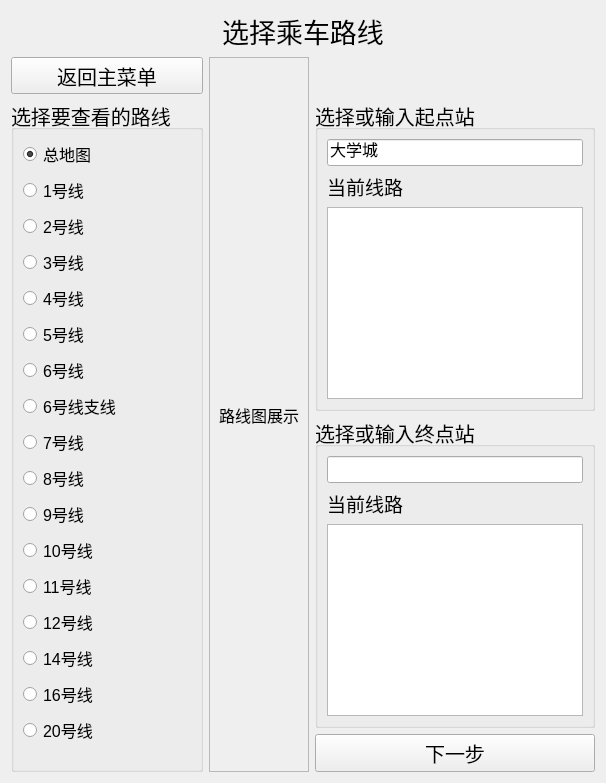
      <widget class="QWidget" name="pageRouteSelect">
       <layout class="QGridLayout" name="gridLayout_5" rowstretch="0,0,1,1,0" columnstretch="0,1,0">
        <item row="0" column="0" colspan="3">
         <widget class="QLabel" name="label_Title_RouteSelect">
          <property name="font">
           <font>
            <pointsize>20</pointsize>
           </font>
          </property>
          <property name="text">
           <string>选择乘车路线</string>
          </property>
          <property name="alignment">
           <set>Qt::AlignCenter</set>
          </property>
         </widget>
        </item>
        <item row="1" column="0">
         <widget class="QToolButton" name="tBtnHome_RouteSelect">
          <property name="sizePolicy">
           <sizepolicy hsizetype="Minimum" vsizetype="Fixed">
            <horstretch>0</horstretch>
            <verstretch>0</verstretch>
           </sizepolicy>
          </property>
          <property name="font">
           <font>
            <pointsize>15</pointsize>
           </font>
          </property>
          <property name="text">
           <string>返回主菜单</string>
          </property>
         </widget>
        </item>
        <item row="1" column="1" rowspan="4">
         <widget class="QScrollArea" name="scrollArea_Map_RouteSelect">
          <property name="widgetResizable">
           <bool>true</bool>
          </property>
          <widget class="QWidget" name="scrollArea_Map_RouteSelect_Widget">
           <property name="geometry">
            <rect>
             <x>0</x>
             <y>0</y>
             <width>772</width>
             <height>633</height>
            </rect>
           </property>
           <layout class="QGridLayout" name="gridLayout_4">
            <item row="0" column="0">
             <widget class="QLabel" name="label_Map_RouteSelect">
              <property name="font">
               <font>
                <pointsize>12</pointsize>
               </font>
              </property>
              <property name="text">
               <string>路线图展示</string>
              </property>
              <property name="alignment">
               <set>Qt::AlignCenter</set>
              </property>
             </widget>
            </item>
           </layout>
          </widget>
         </widget>
        </item>
        <item row="2" column="0" rowspan="3">
         <widget class="QGroupBox" name="groupBox_SelectRoutes">
          <property name="font">
           <font>
            <pointsize>15</pointsize>
           </font>
          </property>
          <property name="title">
           <string>选择要查看的路线</string>
          </property>
          <layout class="QVBoxLayout" name="verticalLayout_2">
           <item>
            <widget class="QRadioButton" name="radioMap">
             <property name="font">
              <font>
               <pointsize>12</pointsize>
              </font>
             </property>
             <property name="text">
              <string>总地图</string>
             </property>
             <property name="checked">
              <bool>true</bool>
             </property>
            </widget>
           </item>
           <item>
            <widget class="QRadioButton" name="radioLine1">
             <property name="font">
              <font>
               <pointsize>12</pointsize>
              </font>
             </property>
             <property name="text">
              <string>1号线</string>
             </property>
             <property name="icon">
              <iconset resource="Resource.qrc">
               <normaloff>:/icons/resources/icons/Line1_icon.png</normaloff>:/icons/resources/icons/Line1_icon.png</iconset>
             </property>
             <property name="checked">
              <bool>false</bool>
             </property>
            </widget>
           </item>
           <item>
            <widget class="QRadioButton" name="radioLine2">
             <property name="font">
              <font>
               <pointsize>12</pointsize>
              </font>
             </property>
             <property name="text">
              <string>2号线</string>
             </property>
             <property name="icon">
              <iconset resource="Resource.qrc">
               <normaloff>:/icons/resources/icons/Line2_icon.png</normaloff>:/icons/resources/icons/Line2_icon.png</iconset>
             </property>
            </widget>
           </item>
           <item>
            <widget class="QRadioButton" name="radioLine3">
             <property name="font">
              <font>
               <pointsize>12</pointsize>
              </font>
             </property>
             <property name="text">
              <string>3号线</string>
             </property>
             <property name="icon">
              <iconset resource="Resource.qrc">
               <normaloff>:/icons/resources/icons/Line3_icon.png</normaloff>:/icons/resources/icons/Line3_icon.png</iconset>
             </property>
            </widget>
           </item>
           <item>
            <widget class="QRadioButton" name="radioLine4">
             <property name="font">
              <font>
               <pointsize>12</pointsize>
              </font>
             </property>
             <property name="text">
              <string>4号线</string>
             </property>
             <property name="icon">
              <iconset resource="Resource.qrc">
               <normaloff>:/icons/resources/icons/Line4_icon.png</normaloff>:/icons/resources/icons/Line4_icon.png</iconset>
             </property>
            </widget>
           </item>
           <item>
            <widget class="QRadioButton" name="radioLine5">
             <property name="font">
              <font>
               <pointsize>12</pointsize>
              </font>
             </property>
             <property name="text">
              <string>5号线</string>
             </property>
             <property name="icon">
              <iconset resource="Resource.qrc">
               <normaloff>:/icons/resources/icons/Line5_icon.png</normaloff>:/icons/resources/icons/Line5_icon.png</iconset>
             </property>
            </widget>
           </item>
           <item>
            <widget class="QRadioButton" name="radioLine6">
             <property name="font">
              <font>
               <pointsize>12</pointsize>
              </font>
             </property>
             <property name="text">
              <string>6号线</string>
             </property>
             <property name="icon">
              <iconset resource="Resource.qrc">
               <normaloff>:/icons/resources/icons/Line6_icon.png</normaloff>:/icons/resources/icons/Line6_icon.png</iconset>
             </property>
            </widget>
           </item>
           <item>
            <widget class="QRadioButton" name="radioLine61">
             <property name="font">
              <font>
               <pointsize>12</pointsize>
              </font>
             </property>
             <property name="text">
              <string>6号线支线</string>
             </property>
             <property name="icon">
              <iconset resource="Resource.qrc">
               <normaloff>:/icons/resources/icons/Line61_icon.png</normaloff>:/icons/resources/icons/Line61_icon.png</iconset>
             </property>
            </widget>
           </item>
           <item>
            <widget class="QRadioButton" name="radioLine7">
             <property name="font">
              <font>
               <pointsize>12</pointsize>
              </font>
             </property>
             <property name="text">
              <string>7号线</string>
             </property>
             <property name="icon">
              <iconset resource="Resource.qrc">
               <normaloff>:/icons/resources/icons/Line7_icon.png</normaloff>:/icons/resources/icons/Line7_icon.png</iconset>
             </property>
            </widget>
           </item>
           <item>
            <widget class="QRadioButton" name="radioLine8">
             <property name="font">
              <font>
               <pointsize>12</pointsize>
              </font>
             </property>
             <property name="text">
              <string>8号线</string>
             </property>
             <property name="icon">
              <iconset resource="Resource.qrc">
               <normaloff>:/icons/resources/icons/Line8_icon.png</normaloff>:/icons/resources/icons/Line8_icon.png</iconset>
             </property>
            </widget>
           </item>
           <item>
            <widget class="QRadioButton" name="radioLine9">
             <property name="font">
              <font>
               <pointsize>12</pointsize>
              </font>
             </property>
             <property name="text">
              <string>9号线</string>
             </property>
             <property name="icon">
              <iconset resource="Resource.qrc">
               <normaloff>:/icons/resources/icons/Line9_icon.png</normaloff>:/icons/resources/icons/Line9_icon.png</iconset>
             </property>
            </widget>
           </item>
           <item>
            <widget class="QRadioButton" name="radioLine10">
             <property name="font">
              <font>
               <pointsize>12</pointsize>
              </font>
             </property>
             <property name="text">
              <string>10号线</string>
             </property>
             <property name="icon">
              <iconset resource="Resource.qrc">
               <normaloff>:/icons/resources/icons/Line10_icon.png</normaloff>:/icons/resources/icons/Line10_icon.png</iconset>
             </property>
            </widget>
           </item>
           <item>
            <widget class="QRadioButton" name="radioLine11">
             <property name="font">
              <font>
               <pointsize>12</pointsize>
              </font>
             </property>
             <property name="text">
              <string>11号线</string>
             </property>
             <property name="icon">
              <iconset resource="Resource.qrc">
               <normaloff>:/icons/resources/icons/Line11_icon.png</normaloff>:/icons/resources/icons/Line11_icon.png</iconset>
             </property>
            </widget>
           </item>
           <item>
            <widget class="QRadioButton" name="radioLine12">
             <property name="font">
              <font>
               <pointsize>12</pointsize>
              </font>
             </property>
             <property name="text">
              <string>12号线</string>
             </property>
             <property name="icon">
              <iconset resource="Resource.qrc">
               <normaloff>:/icons/resources/icons/Line12_icon.png</normaloff>:/icons/resources/icons/Line12_icon.png</iconset>
             </property>
            </widget>
           </item>
           <item>
            <widget class="QRadioButton" name="radioLine14">
             <property name="font">
              <font>
               <pointsize>12</pointsize>
              </font>
             </property>
             <property name="text">
              <string>14号线</string>
             </property>
             <property name="icon">
              <iconset resource="Resource.qrc">
               <normaloff>:/icons/resources/icons/Line14_icon.png</normaloff>:/icons/resources/icons/Line14_icon.png</iconset>
             </property>
            </widget>
           </item>
           <item>
            <widget class="QRadioButton" name="radioLine16">
             <property name="font">
              <font>
               <pointsize>12</pointsize>
              </font>
             </property>
             <property name="text">
              <string>16号线</string>
             </property>
             <property name="icon">
              <iconset resource="Resource.qrc">
               <normaloff>:/icons/resources/icons/Line16_icon.png</normaloff>:/icons/resources/icons/Line16_icon.png</iconset>
             </property>
            </widget>
           </item>
           <item>
            <widget class="QRadioButton" name="radioLine20">
             <property name="font">
              <font>
               <pointsize>12</pointsize>
              </font>
             </property>
             <property name="text">
              <string>20号线</string>
             </property>
             <property name="icon">
              <iconset resource="Resource.qrc">
               <normaloff>:/icons/resources/icons/Line20_icon.png</normaloff>:/icons/resources/icons/Line20_icon.png</iconset>
             </property>
            </widget>
           </item>
          </layout>
         </widget>
        </item>
        <item row="3" column="2">
         <widget class="QGroupBox" name="groupBox_SelectDestination">
          <property name="font">
           <font>
            <pointsize>15</pointsize>
           </font>
          </property>
          <property name="title">
           <string>选择或输入终点站</string>
          </property>
          <layout class="QVBoxLayout" name="verticalLayout_3">
           <item>
            <widget class="QLineEdit" name="lineEdit_Destination_RouteSelect">
             <property name="font">
              <font>
               <pointsize>12</pointsize>
              </font>
             </property>
            </widget>
           </item>
           <item>
            <widget class="QLabel" name="label_CurrentRoute_Destination">
             <property name="font">
              <font>
               <pointsize>14</pointsize>
              </font>
             </property>
             <property name="text">
              <string>当前线路</string>
             </property>
            </widget>
           </item>
           <item>
            <widget class="QListView" name="listView_Destination_RouteSelect">
             <property name="font">
              <font>
               <pointsize>12</pointsize>
              </font>
             </property>
            </widget>
           </item>
          </layout>
         </widget>
        </item>
        <item row="4" column="2">
         <widget class="QPushButton" name="btnNext_RouteSelect">
          <property name="font">
           <font>
            <pointsize>15</pointsize>
           </font>
          </property>
          <property name="text">
           <string>下一步</string>
          </property>
         </widget>
        </item>
        <item row="2" column="2">
         <widget class="QGroupBox" name="groupBox_SelectStart">
          <property name="font">
           <font>
            <pointsize>15</pointsize>
           </font>
          </property>
          <property name="title">
           <string>选择或输入起点站</string>
          </property>
          <layout class="QVBoxLayout" name="verticalLayout_4">
           <item>
            <widget class="QLineEdit" name="lineEdit_Start_RouteSelect">
             <property name="font">
              <font>
               <pointsize>12</pointsize>
              </font>
             </property>
             <property name="text">
              <string>大学城</string>
             </property>
             <property name="placeholderText">
              <string>（默认为大学城站）</string>
             </property>
            </widget>
           </item>
           <item>
            <widget class="QLabel" name="label_CurrentRoute_Start">
             <property name="font">
              <font>
               <pointsize>14</pointsize>
              </font>
             </property>
             <property name="text">
              <string>当前线路</string>
             </property>
            </widget>
           </item>
           <item>
            <widget class="QListView" name="listView_Start_RouteSelect">
             <property name="font">
              <font>
               <pointsize>12</pointsize>
              </font>
             </property>
            </widget>
           </item>
          </layout>
         </widget>
        </item>
       </layout>
      </widget>
